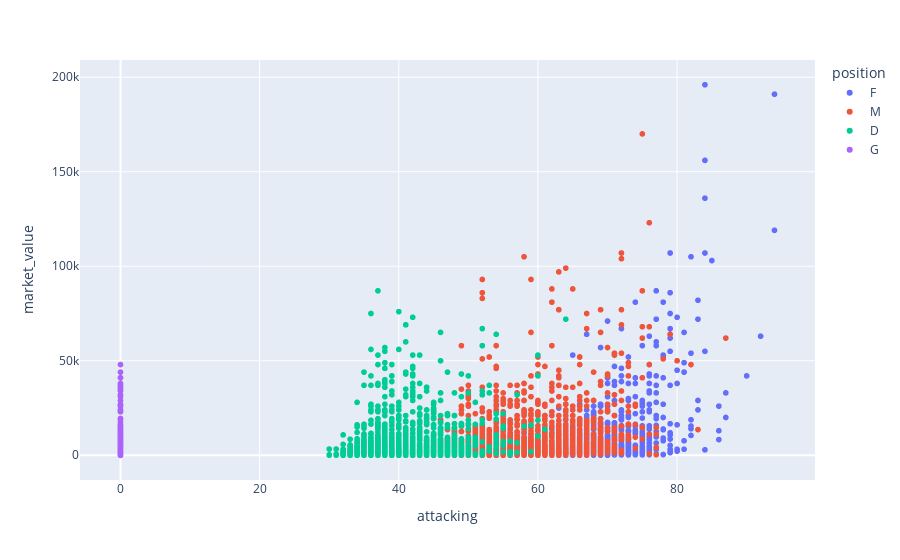

Here is the notebook cell this chart was saved with:
### Markdown cell above
### Ảnh hưởng chiều cao và tuổi đền giá (theo từng vị trí)

### Code cell
px.scatter(players_data, x='attacking',y='market_value', color='position', opacity=1)

### Figure 1 — Plotly figure (JSON) as saved in the notebook; plotly's stock layout.template omitted (floating-point values rounded to 4 significant figures; data arrays with more than 128 entries replaced by an {"elided": "..."} marker saying what was removed)
{"data": [{"hovertemplate": "position=F<br>attacking=%{x}<br>market_value=%{y}<extra></extra>", "legendgroup": "F", "marker": {"color": "#636efa", "opacity": 1, "symbol": "circle"}, "mode": "markers", "name": "F", "showlegend": true, "type": "scattergl", "x": {"elided": "2292 int values"}, "xaxis": "x", "y": {"elided": "2292 int values"}, "yaxis": "y"}, {"hovertemplate": "position=M<br>attacking=%{x}<br>market_value=%{y}<extra></extra>", "legendgroup": "M", "marker": {"color": "#EF553B", "opacity": 1, "symbol": "circle"}, "mode": "markers", "name": "M", "showlegend": true, "type": "scattergl", "x": {"elided": "5033 int values"}, "xaxis": "x", "y": {"elided": "5033 int values"}, "yaxis": "y"}, {"hovertemplate": "position=D<br>attacking=%{x}<br>market_value=%{y}<extra></extra>", "legendgroup": "D", "marker": {"color": "#00cc96", "opacity": 1, "symbol": "circle"}, "mode": "markers", "name": "D", "showlegend": true, "type": "scattergl", "x": {"elided": "4265 int values"}, "xaxis": "x", "y": {"elided": "4265 int values"}, "yaxis": "y"}, {"hovertemplate": "position=G<br>attacking=%{x}<br>market_value=%{y}<extra></extra>", "legendgroup": "G", "marker": {"color": "#ab63fa", "opacity": 1, "symbol": "circle"}, "mode": "markers", "name": "G", "showlegend": true, "type": "scattergl", "x": {"elided": "831 int values"}, "xaxis": "x", "y": {"elided": "831 int values"}, "yaxis": "y"}], "layout": {"legend": {"title": {"text": "position"}, "tracegroupgap": 0}, "margin": {"t": 60}, "xaxis": {"anchor": "y", "domain": [0, 1], "title": {"text": "attacking"}}, "yaxis": {"anchor": "x", "domain": [0, 1], "title": {"text": "market_value"}}}}
